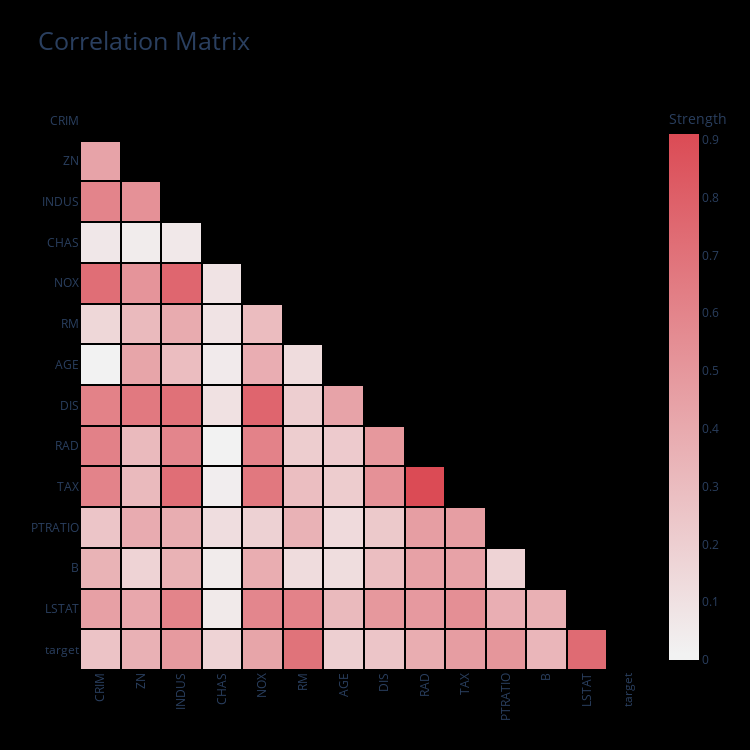

Source (notebook cell):
### Markdown cell above
## Show categorical features
**WARNING**: When using categorical features, the matrix represents strength of association (i.e. in the scale [0, 1]). This is because it is hard to define the meaning of a *negative association* involving a categorical feature.

### Code cell
dd.correlation_matrix(df, categorical=True, viz_backend="plotly")

### Figure 1 — Plotly figure (JSON) as saved in the notebook; plotly's stock layout.template omitted (floating-point values rounded to 4 significant figures; data arrays with more than 128 entries replaced by an {"elided": "..."} marker saying what was removed)
{"data": [{"colorbar": {"title": {"text": "Strength"}}, "colorscale": [[0, "rgb(242.0, 242.0, 242.0)"], [0.01099, "rgb(242, 242, 242)"], [1, "rgb(219.24429528667045, 74.51801330989447, 85.44075157229265)"]], "connectgaps": false, "type": "heatmap", "x": ["CRIM", "ZN", "INDUS", "CHAS", "NOX", "RM", "AGE", "DIS", "RAD", "TAX", "PTRATIO", "B", "LSTAT", "target"], "xgap": 2, "y": ["target", "LSTAT", "B", "PTRATIO", "TAX", "RAD", "DIS", "AGE", "RM", "NOX", "CHAS", "INDUS", "ZN", "CRIM"], "ygap": 2, "z": {"elided": "14x14 float values"}}], "layout": {"autosize": false, "height": 750, "paper_bgcolor": "rgb(0,0,0,0)", "plot_bgcolor": "rgb(0,0,0,0)", "title": {"font": {"size": 25}, "text": "Correlation Matrix"}, "width": 750, "xaxis": {"automargin": true, "showgrid": false, "tickangle": -90, "ticks": ""}, "yaxis": {"automargin": true, "showgrid": false, "ticks": ""}}}
